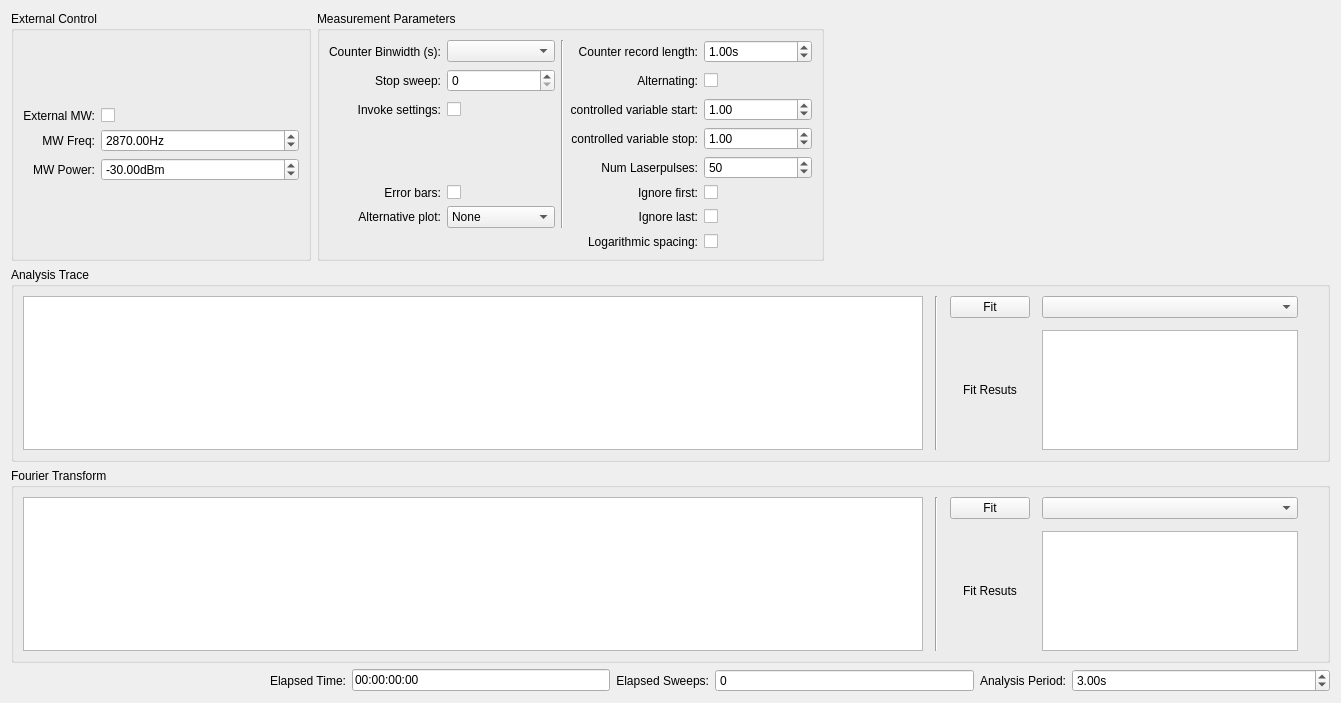
<?xml version="1.0" encoding="UTF-8"?>
<ui version="4.0">
 <class>pa</class>
 <widget class="QWidget" name="pa">
  <property name="geometry">
   <rect>
    <x>0</x>
    <y>0</y>
    <width>1341</width>
    <height>703</height>
   </rect>
  </property>
  <property name="windowTitle">
   <string>Form</string>
  </property>
  <layout class="QGridLayout" name="gridLayout">
   <item row="4" column="0" colspan="11">
    <widget class="QGroupBox" name="second_plot_GroupBox">
     <property name="title">
      <string>Fourier Transform</string>
     </property>
     <layout class="QGridLayout" name="gridLayout_23">
      <item row="0" column="0">
       <layout class="QHBoxLayout" name="horizontalLayout_4">
        <property name="spacing">
         <number>12</number>
        </property>
        <item>
         <widget class="PlotWidget" name="pulse_analysis_second_PlotWidget"/>
        </item>
        <item>
         <widget class="Line" name="line_3">
          <property name="orientation">
           <enum>Qt::Vertical</enum>
          </property>
         </widget>
        </item>
        <item>
         <layout class="QGridLayout" name="gridLayout_31">
          <item row="0" column="0">
           <widget class="QPushButton" name="alt_fit_param_PushButton">
            <property name="sizePolicy">
             <sizepolicy hsizetype="Preferred" vsizetype="Fixed">
              <horstretch>0</horstretch>
              <verstretch>0</verstretch>
             </sizepolicy>
            </property>
            <property name="text">
             <string>Fit</string>
            </property>
           </widget>
          </item>
          <item row="1" column="1">
           <widget class="QTextBrowser" name="alt_fit_param_results_TextBrowser">
            <property name="sizePolicy">
             <sizepolicy hsizetype="Preferred" vsizetype="Preferred">
              <horstretch>0</horstretch>
              <verstretch>0</verstretch>
             </sizepolicy>
            </property>
            <property name="font">
             <font>
              <kerning>false</kerning>
             </font>
            </property>
           </widget>
          </item>
          <item row="0" column="1">
           <widget class="FitSettingsComboBox" name="fit_param_alt_fit_func_ComboBox">
            <property name="sizePolicy">
             <sizepolicy hsizetype="Preferred" vsizetype="Fixed">
              <horstretch>0</horstretch>
              <verstretch>0</verstretch>
             </sizepolicy>
            </property>
           </widget>
          </item>
          <item row="1" column="0">
           <widget class="QLabel" name="label_27">
            <property name="sizePolicy">
             <sizepolicy hsizetype="Preferred" vsizetype="Preferred">
              <horstretch>0</horstretch>
              <verstretch>0</verstretch>
             </sizepolicy>
            </property>
            <property name="text">
             <string>Fit Resuts</string>
            </property>
            <property name="alignment">
             <set>Qt::AlignCenter</set>
            </property>
           </widget>
          </item>
         </layout>
        </item>
       </layout>
      </item>
      <item row="0" column="1">
       <spacer name="verticalSpacer_2">
        <property name="orientation">
         <enum>Qt::Vertical</enum>
        </property>
        <property name="sizeHint" stdset="0">
         <size>
          <width>20</width>
          <height>5000</height>
         </size>
        </property>
       </spacer>
      </item>
     </layout>
    </widget>
   </item>
   <item row="3" column="0" colspan="11">
    <widget class="QGroupBox" name="groupBox_6">
     <property name="title">
      <string>Analysis Trace</string>
     </property>
     <layout class="QGridLayout" name="gridLayout_19">
      <item row="1" column="0">
       <layout class="QHBoxLayout" name="horizontalLayout">
        <property name="spacing">
         <number>12</number>
        </property>
        <item>
         <widget class="PlotWidget" name="pulse_analysis_PlotWidget">
          <property name="sizeAdjustPolicy">
           <enum>QAbstractScrollArea::AdjustIgnored</enum>
          </property>
         </widget>
        </item>
        <item>
         <widget class="Line" name="line_2">
          <property name="sizePolicy">
           <sizepolicy hsizetype="Preferred" vsizetype="Minimum">
            <horstretch>0</horstretch>
            <verstretch>0</verstretch>
           </sizepolicy>
          </property>
          <property name="minimumSize">
           <size>
            <width>0</width>
            <height>0</height>
           </size>
          </property>
          <property name="orientation">
           <enum>Qt::Vertical</enum>
          </property>
         </widget>
        </item>
        <item>
         <layout class="QGridLayout" name="gridLayout_29">
          <item row="1" column="0">
           <widget class="QLabel" name="label_26">
            <property name="sizePolicy">
             <sizepolicy hsizetype="Preferred" vsizetype="Preferred">
              <horstretch>0</horstretch>
              <verstretch>0</verstretch>
             </sizepolicy>
            </property>
            <property name="text">
             <string>Fit Resuts</string>
            </property>
            <property name="alignment">
             <set>Qt::AlignCenter</set>
            </property>
           </widget>
          </item>
          <item row="0" column="0">
           <widget class="QPushButton" name="fit_param_PushButton">
            <property name="sizePolicy">
             <sizepolicy hsizetype="Preferred" vsizetype="Fixed">
              <horstretch>0</horstretch>
              <verstretch>0</verstretch>
             </sizepolicy>
            </property>
            <property name="text">
             <string>Fit</string>
            </property>
           </widget>
          </item>
          <item row="0" column="1">
           <widget class="FitSettingsComboBox" name="fit_param_fit_func_ComboBox">
            <property name="sizePolicy">
             <sizepolicy hsizetype="Preferred" vsizetype="Fixed">
              <horstretch>0</horstretch>
              <verstretch>0</verstretch>
             </sizepolicy>
            </property>
           </widget>
          </item>
          <item row="1" column="1">
           <widget class="QTextBrowser" name="fit_param_results_TextBrowser">
            <property name="sizePolicy">
             <sizepolicy hsizetype="Preferred" vsizetype="Preferred">
              <horstretch>0</horstretch>
              <verstretch>0</verstretch>
             </sizepolicy>
            </property>
            <property name="font">
             <font>
              <kerning>false</kerning>
             </font>
            </property>
           </widget>
          </item>
         </layout>
        </item>
       </layout>
      </item>
      <item row="1" column="1">
       <spacer name="verticalSpacer">
        <property name="orientation">
         <enum>Qt::Vertical</enum>
        </property>
        <property name="sizeHint" stdset="0">
         <size>
          <width>20</width>
          <height>5000</height>
         </size>
        </property>
       </spacer>
      </item>
     </layout>
    </widget>
   </item>
   <item row="5" column="0" colspan="11">
    <layout class="QHBoxLayout" name="horizontalLayout_2">
     <item>
      <spacer name="horizontalSpacer">
       <property name="orientation">
        <enum>Qt::Horizontal</enum>
       </property>
       <property name="sizeHint" stdset="0">
        <size>
         <width>40</width>
         <height>20</height>
        </size>
       </property>
      </spacer>
     </item>
     <item>
      <widget class="QLabel" name="time_param_elapsed_time_Label">
       <property name="text">
        <string>Elapsed Time:</string>
       </property>
       <property name="alignment">
        <set>Qt::AlignRight|Qt::AlignTrailing|Qt::AlignVCenter</set>
       </property>
      </widget>
     </item>
     <item>
      <widget class="QLineEdit" name="time_param_elapsed_time_LineEdit">
       <property name="maximumSize">
        <size>
         <width>16777215</width>
         <height>16777215</height>
        </size>
       </property>
       <property name="text">
        <string>00:00:00:00</string>
       </property>
      </widget>
     </item>
     <item>
      <widget class="QLabel" name="time_param_elapsed_sweep_Label">
       <property name="text">
        <string>Elapsed Sweeps:</string>
       </property>
       <property name="alignment">
        <set>Qt::AlignRight|Qt::AlignTrailing|Qt::AlignVCenter</set>
       </property>
      </widget>
     </item>
     <item>
      <widget class="ScienSpinBox" name="time_param_elapsed_sweep_SpinBox">
       <property name="sizePolicy">
        <sizepolicy hsizetype="Expanding" vsizetype="Fixed">
         <horstretch>0</horstretch>
         <verstretch>0</verstretch>
        </sizepolicy>
       </property>
       <property name="readOnly">
        <bool>true</bool>
       </property>
       <property name="buttonSymbols">
        <enum>QAbstractSpinBox::NoButtons</enum>
       </property>
       <property name="maximum">
        <number>999999999</number>
       </property>
      </widget>
     </item>
     <item>
      <widget class="QLabel" name="time_param_ana_periode_Label">
       <property name="text">
        <string>Analysis Period:</string>
       </property>
       <property name="alignment">
        <set>Qt::AlignRight|Qt::AlignTrailing|Qt::AlignVCenter</set>
       </property>
      </widget>
     </item>
     <item>
      <widget class="ScienDSpinBox" name="time_param_ana_periode_DoubleSpinBox">
       <property name="sizePolicy">
        <sizepolicy hsizetype="Expanding" vsizetype="Fixed">
         <horstretch>0</horstretch>
         <verstretch>0</verstretch>
        </sizepolicy>
       </property>
       <property name="suffix">
        <string>s</string>
       </property>
       <property name="minimum">
        <double>-1.000000000000000</double>
       </property>
       <property name="maximum">
        <double>999999999.000000000000000</double>
       </property>
       <property name="value">
        <double>3.000000000000000</double>
       </property>
      </widget>
     </item>
    </layout>
   </item>
   <item row="1" column="0" colspan="11">
    <layout class="QHBoxLayout" name="horizontalLayout_3">
     <item>
      <widget class="QGroupBox" name="groupBox_9">
       <property name="sizePolicy">
        <sizepolicy hsizetype="Preferred" vsizetype="Preferred">
         <horstretch>0</horstretch>
         <verstretch>0</verstretch>
        </sizepolicy>
       </property>
       <property name="maximumSize">
        <size>
         <width>300</width>
         <height>16777215</height>
        </size>
       </property>
       <property name="title">
        <string>External Control</string>
       </property>
       <layout class="QGridLayout" name="gridLayout_26">
        <item row="0" column="1">
         <layout class="QGridLayout" name="gridLayout_24">
          <item row="2" column="0">
           <widget class="QLabel" name="ext_control_mw_power_Label">
            <property name="text">
             <string>MW Power:</string>
            </property>
            <property name="alignment">
             <set>Qt::AlignRight|Qt::AlignTrailing|Qt::AlignVCenter</set>
            </property>
           </widget>
          </item>
          <item row="2" column="1">
           <widget class="ScienDSpinBox" name="ext_control_mw_power_DoubleSpinBox">
            <property name="sizePolicy">
             <sizepolicy hsizetype="Expanding" vsizetype="Fixed">
              <horstretch>0</horstretch>
              <verstretch>0</verstretch>
             </sizepolicy>
            </property>
            <property name="minimumSize">
             <size>
              <width>75</width>
              <height>0</height>
             </size>
            </property>
            <property name="maximumSize">
             <size>
              <width>200</width>
              <height>16777215</height>
             </size>
            </property>
            <property name="suffix">
             <string>dBm</string>
            </property>
            <property name="minimum">
             <double>-999999.000000000000000</double>
            </property>
            <property name="maximum">
             <double>999999.000000000000000</double>
            </property>
            <property name="value">
             <double>-30.000000000000000</double>
            </property>
           </widget>
          </item>
          <item row="0" column="0">
           <widget class="QLabel" name="label_34">
            <property name="text">
             <string>External MW:</string>
            </property>
            <property name="alignment">
             <set>Qt::AlignRight|Qt::AlignTrailing|Qt::AlignVCenter</set>
            </property>
           </widget>
          </item>
          <item row="1" column="0">
           <widget class="QLabel" name="ext_control_mw_freq_Label">
            <property name="text">
             <string>MW Freq:</string>
            </property>
            <property name="alignment">
             <set>Qt::AlignRight|Qt::AlignTrailing|Qt::AlignVCenter</set>
            </property>
           </widget>
          </item>
          <item row="0" column="1">
           <widget class="QCheckBox" name="ext_control_use_mw_CheckBox">
            <property name="sizePolicy">
             <sizepolicy hsizetype="Preferred" vsizetype="Fixed">
              <horstretch>0</horstretch>
              <verstretch>0</verstretch>
             </sizepolicy>
            </property>
            <property name="layoutDirection">
             <enum>Qt::LeftToRight</enum>
            </property>
            <property name="text">
             <string/>
            </property>
            <property name="tristate">
             <bool>false</bool>
            </property>
           </widget>
          </item>
          <item row="1" column="1">
           <widget class="ScienDSpinBox" name="ext_control_mw_freq_DoubleSpinBox">
            <property name="enabled">
             <bool>true</bool>
            </property>
            <property name="sizePolicy">
             <sizepolicy hsizetype="Expanding" vsizetype="Fixed">
              <horstretch>0</horstretch>
              <verstretch>0</verstretch>
             </sizepolicy>
            </property>
            <property name="minimumSize">
             <size>
              <width>75</width>
              <height>0</height>
             </size>
            </property>
            <property name="maximumSize">
             <size>
              <width>200</width>
              <height>16777215</height>
             </size>
            </property>
            <property name="suffix">
             <string>Hz</string>
            </property>
            <property name="maximum">
             <double>2100000044.000000000000000</double>
            </property>
            <property name="value">
             <double>2870.000000000000000</double>
            </property>
           </widget>
          </item>
         </layout>
        </item>
       </layout>
      </widget>
     </item>
     <item>
      <widget class="QGroupBox" name="groupBox_8">
       <property name="sizePolicy">
        <sizepolicy hsizetype="Expanding" vsizetype="Preferred">
         <horstretch>0</horstretch>
         <verstretch>0</verstretch>
        </sizepolicy>
       </property>
       <property name="title">
        <string>Measurement Parameters</string>
       </property>
       <layout class="QGridLayout" name="gridLayout_28">
        <item row="0" column="0">
         <layout class="QGridLayout" name="gridLayout_25">
          <item row="0" column="2" rowspan="7">
           <widget class="Line" name="line">
            <property name="orientation">
             <enum>Qt::Vertical</enum>
            </property>
           </widget>
          </item>
          <item row="6" column="4">
           <widget class="QCheckBox" name="ana_param_ignore_last_CheckBox">
            <property name="sizePolicy">
             <sizepolicy hsizetype="Preferred" vsizetype="Fixed">
              <horstretch>0</horstretch>
              <verstretch>0</verstretch>
             </sizepolicy>
            </property>
            <property name="layoutDirection">
             <enum>Qt::LeftToRight</enum>
            </property>
            <property name="text">
             <string/>
            </property>
           </widget>
          </item>
          <item row="0" column="3">
           <widget class="QLabel" name="ana_param_record_length_Label">
            <property name="text">
             <string>Counter record length:</string>
            </property>
            <property name="alignment">
             <set>Qt::AlignRight|Qt::AlignTrailing|Qt::AlignVCenter</set>
            </property>
           </widget>
          </item>
          <item row="0" column="4">
           <widget class="ScienDSpinBox" name="ana_param_record_length_DoubleSpinBox">
            <property name="sizePolicy">
             <sizepolicy hsizetype="Expanding" vsizetype="Fixed">
              <horstretch>0</horstretch>
              <verstretch>0</verstretch>
             </sizepolicy>
            </property>
            <property name="suffix">
             <string>s</string>
            </property>
            <property name="decimals">
             <number>2</number>
            </property>
            <property name="maximum">
             <double>100000000.000000000000000</double>
            </property>
            <property name="value">
             <double>1.000000000000000</double>
            </property>
           </widget>
          </item>
          <item row="2" column="4">
           <widget class="ScienDSpinBox" name="ana_param_x_axis_start_ScienDSpinBox">
            <property name="enabled">
             <bool>true</bool>
            </property>
            <property name="sizePolicy">
             <sizepolicy hsizetype="Expanding" vsizetype="Fixed">
              <horstretch>0</horstretch>
              <verstretch>0</verstretch>
             </sizepolicy>
            </property>
            <property name="maximum">
             <double>999999999.000000000000000</double>
            </property>
            <property name="value">
             <double>1.000000000000000</double>
            </property>
           </widget>
          </item>
          <item row="3" column="4">
           <widget class="ScienDSpinBox" name="ana_param_x_axis_inc_ScienDSpinBox">
            <property name="enabled">
             <bool>true</bool>
            </property>
            <property name="sizePolicy">
             <sizepolicy hsizetype="Expanding" vsizetype="Fixed">
              <horstretch>0</horstretch>
              <verstretch>0</verstretch>
             </sizepolicy>
            </property>
            <property name="maximum">
             <double>999999999.000000000000000</double>
            </property>
            <property name="value">
             <double>1.000000000000000</double>
            </property>
           </widget>
          </item>
          <item row="4" column="4">
           <widget class="QSpinBox" name="ana_param_num_laser_pulse_SpinBox">
            <property name="sizePolicy">
             <sizepolicy hsizetype="Expanding" vsizetype="Fixed">
              <horstretch>0</horstretch>
              <verstretch>0</verstretch>
             </sizepolicy>
            </property>
            <property name="minimum">
             <number>0</number>
            </property>
            <property name="maximum">
             <number>10000000</number>
            </property>
            <property name="value">
             <number>50</number>
            </property>
           </widget>
          </item>
          <item row="2" column="3">
           <widget class="QLabel" name="ana_param_x_axis_start_Label">
            <property name="text">
             <string>controlled variable start:</string>
            </property>
            <property name="alignment">
             <set>Qt::AlignRight|Qt::AlignTrailing|Qt::AlignVCenter</set>
            </property>
           </widget>
          </item>
          <item row="3" column="3">
           <widget class="QLabel" name="ana_param_x_axis_inc_Label">
            <property name="text">
             <string>controlled variable stop:</string>
            </property>
            <property name="alignment">
             <set>Qt::AlignRight|Qt::AlignTrailing|Qt::AlignVCenter</set>
            </property>
           </widget>
          </item>
          <item row="4" column="3">
           <widget class="QLabel" name="ana_param_num_laserpulses_Label">
            <property name="text">
             <string>Num Laserpulses:</string>
            </property>
            <property name="alignment">
             <set>Qt::AlignRight|Qt::AlignTrailing|Qt::AlignVCenter</set>
            </property>
           </widget>
          </item>
          <item row="0" column="0">
           <widget class="QLabel" name="label_22">
            <property name="text">
             <string>Counter Binwidth (s):</string>
            </property>
            <property name="alignment">
             <set>Qt::AlignRight|Qt::AlignTrailing|Qt::AlignVCenter</set>
            </property>
           </widget>
          </item>
          <item row="0" column="1">
           <widget class="QComboBox" name="ana_param_fc_bins_ComboBox"/>
          </item>
          <item row="1" column="0">
           <widget class="QLabel" name="ana_param_stop_sweep_Label">
            <property name="text">
             <string>Stop sweep:</string>
            </property>
            <property name="alignment">
             <set>Qt::AlignRight|Qt::AlignTrailing|Qt::AlignVCenter</set>
            </property>
           </widget>
          </item>
          <item row="1" column="1">
           <widget class="QSpinBox" name="ana_param_stop_sweep_SpinBox">
            <property name="sizePolicy">
             <sizepolicy hsizetype="Expanding" vsizetype="Fixed">
              <horstretch>0</horstretch>
              <verstretch>0</verstretch>
             </sizepolicy>
            </property>
            <property name="minimum">
             <number>0</number>
            </property>
            <property name="maximum">
             <number>10000000</number>
            </property>
            <property name="value">
             <number>0</number>
            </property>
           </widget>
          </item>
          <item row="2" column="0">
           <widget class="QLabel" name="label_2">
            <property name="text">
             <string>Invoke settings:</string>
            </property>
            <property name="alignment">
             <set>Qt::AlignRight|Qt::AlignTrailing|Qt::AlignVCenter</set>
            </property>
           </widget>
          </item>
          <item row="2" column="1">
           <widget class="QCheckBox" name="ana_param_invoke_settings_CheckBox">
            <property name="enabled">
             <bool>true</bool>
            </property>
            <property name="sizePolicy">
             <sizepolicy hsizetype="Preferred" vsizetype="Fixed">
              <horstretch>0</horstretch>
              <verstretch>0</verstretch>
             </sizepolicy>
            </property>
            <property name="layoutDirection">
             <enum>Qt::LeftToRight</enum>
            </property>
            <property name="text">
             <string/>
            </property>
            <property name="checked">
             <bool>false</bool>
            </property>
           </widget>
          </item>
          <item row="5" column="4">
           <widget class="QCheckBox" name="ana_param_ignore_first_CheckBox">
            <property name="sizePolicy">
             <sizepolicy hsizetype="Preferred" vsizetype="Fixed">
              <horstretch>0</horstretch>
              <verstretch>0</verstretch>
             </sizepolicy>
            </property>
            <property name="layoutDirection">
             <enum>Qt::LeftToRight</enum>
            </property>
            <property name="text">
             <string/>
            </property>
           </widget>
          </item>
          <item row="1" column="4">
           <widget class="QCheckBox" name="ana_param_alternating_CheckBox">
            <property name="sizePolicy">
             <sizepolicy hsizetype="Preferred" vsizetype="Fixed">
              <horstretch>0</horstretch>
              <verstretch>0</verstretch>
             </sizepolicy>
            </property>
            <property name="layoutDirection">
             <enum>Qt::LeftToRight</enum>
            </property>
            <property name="text">
             <string/>
            </property>
           </widget>
          </item>
          <item row="1" column="3">
           <widget class="QLabel" name="label_3">
            <property name="text">
             <string>Alternating:</string>
            </property>
            <property name="alignment">
             <set>Qt::AlignRight|Qt::AlignTrailing|Qt::AlignVCenter</set>
            </property>
           </widget>
          </item>
          <item row="5" column="3">
           <widget class="QLabel" name="label_4">
            <property name="layoutDirection">
             <enum>Qt::LeftToRight</enum>
            </property>
            <property name="text">
             <string>Ignore first:</string>
            </property>
            <property name="alignment">
             <set>Qt::AlignRight|Qt::AlignTrailing|Qt::AlignVCenter</set>
            </property>
           </widget>
          </item>
          <item row="6" column="3">
           <widget class="QLabel" name="label_5">
            <property name="text">
             <string>Ignore last:</string>
            </property>
            <property name="alignment">
             <set>Qt::AlignRight|Qt::AlignTrailing|Qt::AlignVCenter</set>
            </property>
           </widget>
          </item>
          <item row="7" column="3">
           <widget class="QLabel" name="label_log_spacing">
            <property name="text">
             <string>Logarithmic spacing:</string>
            </property>
            <property name="alignment">
             <set>Qt::AlignRight|Qt::AlignTrailing|Qt::AlignVCenter</set>
            </property>
           </widget>
          </item>
          <item row="7" column="4">
           <widget class="QCheckBox" name="ana_param_log_spacing_CheckBox">
            <property name="sizePolicy">
             <sizepolicy hsizetype="Preferred" vsizetype="Fixed">
              <horstretch>0</horstretch>
              <verstretch>0</verstretch>
             </sizepolicy>
            </property>
            <property name="layoutDirection">
             <enum>Qt::LeftToRight</enum>
            </property>
            <property name="text">
             <string/>
            </property>
           </widget>
          </item>
          <item row="6" column="1">
           <widget class="QComboBox" name="second_plot_ComboBox">
            <item>
             <property name="text">
              <string>None</string>
             </property>
            </item>
            <item>
             <property name="text">
              <string>FFT</string>
             </property>
            </item>
            <item>
             <property name="text">
              <string>Delta</string>
             </property>
            </item>
           </widget>
          </item>
          <item row="6" column="0">
           <widget class="QLabel" name="second_plot_Label">
            <property name="text">
             <string>Alternative plot:</string>
            </property>
            <property name="alignment">
             <set>Qt::AlignRight|Qt::AlignTrailing|Qt::AlignVCenter</set>
            </property>
           </widget>
          </item>
          <item row="5" column="0">
           <widget class="QLabel" name="show_errorbars_Label">
            <property name="text">
             <string>Error bars:</string>
            </property>
            <property name="alignment">
             <set>Qt::AlignRight|Qt::AlignTrailing|Qt::AlignVCenter</set>
            </property>
           </widget>
          </item>
          <item row="5" column="1">
           <widget class="QCheckBox" name="ana_param_errorbars_CheckBox">
            <property name="sizePolicy">
             <sizepolicy hsizetype="Preferred" vsizetype="Fixed">
              <horstretch>0</horstretch>
              <verstretch>0</verstretch>
             </sizepolicy>
            </property>
            <property name="text">
             <string/>
            </property>
           </widget>
          </item>
         </layout>
        </item>
       </layout>
      </widget>
     </item>
     <item>
      <spacer name="horizontalSpacer_2">
       <property name="orientation">
        <enum>Qt::Horizontal</enum>
       </property>
       <property name="sizeHint" stdset="0">
        <size>
         <width>40</width>
         <height>20</height>
        </size>
       </property>
      </spacer>
     </item>
    </layout>
   </item>
  </layout>
 </widget>
 <customwidgets>
  <customwidget>
   <class>ScienDSpinBox</class>
   <extends>QDoubleSpinBox</extends>
   <header>qtwidgets.scientific_spinbox.h</header>
  </customwidget>
  <customwidget>
   <class>ScienSpinBox</class>
   <extends>QSpinBox</extends>
   <header>qtwidgets.scientific_spinbox.h</header>
  </customwidget>
  <customwidget>
   <class>PlotWidget</class>
   <extends>QGraphicsView</extends>
   <header>pyqtgraph</header>
  </customwidget>
  <customwidget>
   <class>FitSettingsComboBox</class>
   <extends>QComboBox</extends>
   <header>gui/fitsettings</header>
  </customwidget>
 </customwidgets>
 <tabstops>
  <tabstop>ext_control_use_mw_CheckBox</tabstop>
  <tabstop>ext_control_mw_freq_DoubleSpinBox</tabstop>
  <tabstop>ext_control_mw_power_DoubleSpinBox</tabstop>
  <tabstop>ana_param_fc_bins_ComboBox</tabstop>
  <tabstop>ana_param_invoke_settings_CheckBox</tabstop>
  <tabstop>ana_param_errorbars_CheckBox</tabstop>
  <tabstop>second_plot_ComboBox</tabstop>
  <tabstop>ana_param_record_length_DoubleSpinBox</tabstop>
  <tabstop>ana_param_alternating_CheckBox</tabstop>
  <tabstop>ana_param_x_axis_start_ScienDSpinBox</tabstop>
  <tabstop>ana_param_x_axis_inc_ScienDSpinBox</tabstop>
  <tabstop>ana_param_num_laser_pulse_SpinBox</tabstop>
  <tabstop>ana_param_ignore_first_CheckBox</tabstop>
  <tabstop>ana_param_ignore_last_CheckBox</tabstop>
  <tabstop>fit_param_fit_func_ComboBox</tabstop>
  <tabstop>fit_param_PushButton</tabstop>
  <tabstop>fit_param_results_TextBrowser</tabstop>
  <tabstop>pulse_analysis_PlotWidget</tabstop>
  <tabstop>pulse_analysis_second_PlotWidget</tabstop>
  <tabstop>time_param_elapsed_time_LineEdit</tabstop>
  <tabstop>time_param_elapsed_sweep_SpinBox</tabstop>
  <tabstop>time_param_ana_periode_DoubleSpinBox</tabstop>
 </tabstops>
 <resources/>
 <connections/>
</ui>
